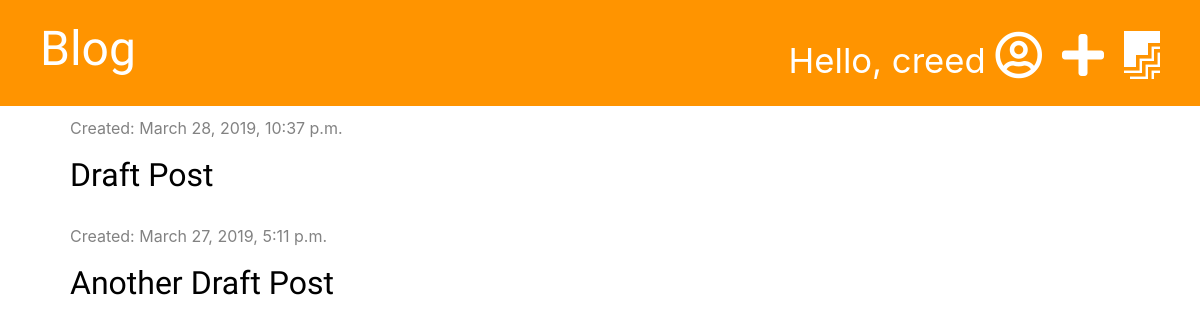
Page /drafts/ (signed in) on the committed database.
### blog/models.py (models this page shows, shortened)
class Post(models.Model):
    author = models.ForeignKey('auth.User', on_delete=models.CASCADE)
    title = models.CharField(max_length=200)
    text = models.TextField()
    date_created = models.DateTimeField(default=timezone.now)
    published_date = models.DateTimeField(blank=True, null=True)

### blog/views.py (the view)
# urls.py: path('drafts/',views.post_draft_list,name='post_draft_list'),
@login_required
def post_draft_list(request):
    posts = Post.objects.filter(published_date__isnull=True).order_by('-date_created')
    stuff_for_frontend = {'posts': posts}
    return render(request,'blog/post_draft_list.html',stuff_for_frontend)

### blog/templatetags/markdownify.py (called while the page is built)
@register.filter
def markdown(value):
    renderer = HighlightRenderer()
    markdown = mistune.Markdown(renderer=renderer)
    return markdown(value)

### blog/templates/blog/post_draft_list.html (shortened to what this page needs)
{% extends 'blog/base.html' %}
{% load markdownify %}
{% block content %}
    {% for post in posts %}
        <div class="post">
            <div class="date">
                <p>Created: {{ post.date_created}}</p>
            </div>
            <h1><a href="{% url 'post_detail' pk=post.pk %}">{{ post.title }}</a></h1>
        </div>
    {% endfor %}
{% endblock %}

### blog/templates/blog/base.html (shortened to what this page needs)
{% load staticfiles %}
<!DOCTYPE html>
<html lang="en">
<head>
    <link rel="stylesheet" href="https://stackpath.bootstrapcdn.com/bootstrap/4.3.1/css/bootstrap.min.css">
    <link rel="stylesheet" href="{% static 'css/blog.css' %}">
    <link rel="stylesheet" href="https://use.fontawesome.com/releases/v5.8.1/css/all.css">
    <link rel="stylesheet" href="{% static 'css/zenburn.css' %}">
</head>
<body>
    <div class="page-header">
    {% if user.is_authenticated %}
        <a class="top-menu" href="{% url 'post_draft_list' %}"><i class="fab fa-firstdraft"></i></a>
        <a class="top-menu" href="{% url 'post_new' %}"><i class="fas fa-plus"></i></a>
        <p class="top-menu">Hello, {{user.username}} <small><a href="{% url 'logout' %}"><i class="far fa-user-circle"></i></a></small></p>
    {% else %}
        <a class="top-menu" href="{% url 'login' %}"><i class="fas fa-user-circle"></i></a>
    {% endif %}
    <h1><a href="{% url 'post_list' %}">Blog</a></h1>
    </div>
    <div class="content container">
        <div class="row">
            <div class="col-md-8">
                {% block content %}
                {% endblock %}
            </div>
        </div>
    </div>
</body>
</html>

### blog/static/css/blog.css (style rules this page uses)
.page-header { background-color: #ff9400; margin-top: 0; padding: 20px 20px 20px 40px; }
.page-header h1, .page-header a { color: #ffffff; font-size: 36pt; text-decoration: none; }
.top-menu { float: right; margin-right: 20px; font-size: 26pt; color: white; }
.content { margin-left: 40px; }
h1, h2, h3, h4 { font-family: 'Tangerine', 'Inconsolata', 'Droid San', 'Serif'; font-size: 24pt; }
.date { color: #828282; }
.post { margin-top: 10px; margin-bottom: 30px; }
.post h1 a { color: #000000; }

### rows in the picture
Post: date_created "March 28, 2019, 10:37 p.m.", title "Draft Post"
Post: date_created "March 27, 2019, 5:11 p.m.", title "Another Draft Post"

### other values in the picture
{{ user.username }} "creed"
